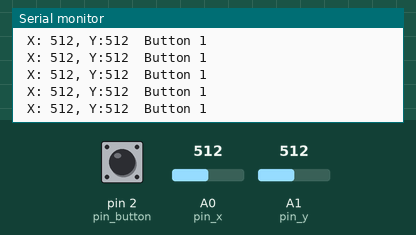
The sketch below on a simulated Arduino Uno, built with avr-gcc and run on an emulated ATmega328P. Shown: the last lines printed to the serial monitor. Inputs (shaded band) come from the test bench; at power-on: A1 (pin_y) = 512, pin 2 (pin_button) HIGH, A0 (pin_x) = 512.

Above: at 7.2 s.
7.3 s: A1 (pin_y) set to 109
At 7.36 s:
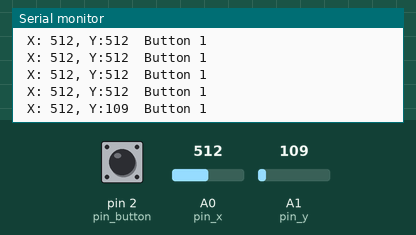
10.3 s: A1 (pin_y) set to 88
At 10.38 s:
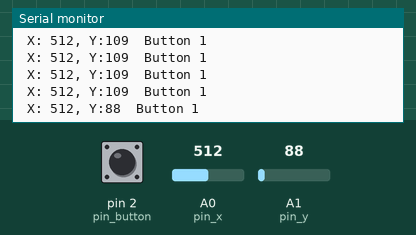
Timing chart, 0 to 13.3 s (numbered marks = the images above; inputs shaded):
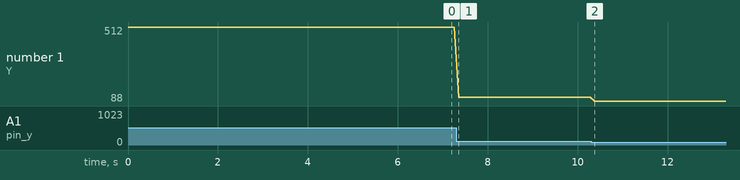

The sketch:

Print.ino
```cpp
int pin_x = A0;             //set the x direction position read from digital pin A0
int position_x = 0;     //set a int value can record x position
int pin_y = A1;
int position_y = 0;
int pin_button= 2;
void setup()
{

  Serial.begin(9600);   // initialize serial communications at 9600 bps
  pinMode(pin_x, INPUT);  // set pin mod as INPUT
  pinMode(pin_y, INPUT);
  pinMode(pin_button, INPUT);
  digitalWrite(pin_button, HIGH);
  Serial.begin(9600);

  }
  void read()
  {    position_x = analogRead(pin_x);//digital read from pin_x
       position_y = analogRead(pin_y);
  }
  void show()
  {
    Serial.print(" X: ");//print information to Serial Monitor
    Serial.print(position_x);
    Serial.print(", Y:");
    Serial.print(position_y);
    Serial.print("  Button ");
    Serial.print(digitalRead(pin_button));
    Serial.print('\n');
  }
  void loop(){
    read();
    show();
    delay(100); // add some delay between reads (0.1 second delay)
    }
```

Measured:
- after the input at 7.3 s, the serial monitor: prints a new line after 0.05 s (image 1)
- after the input at 10.3 s, the serial monitor: prints a new line after 0.08 s (image 2)
- plotted number 1: 512 → 109 after the input at 7.3 s, 109 → 88 after the input at 10.3 s
